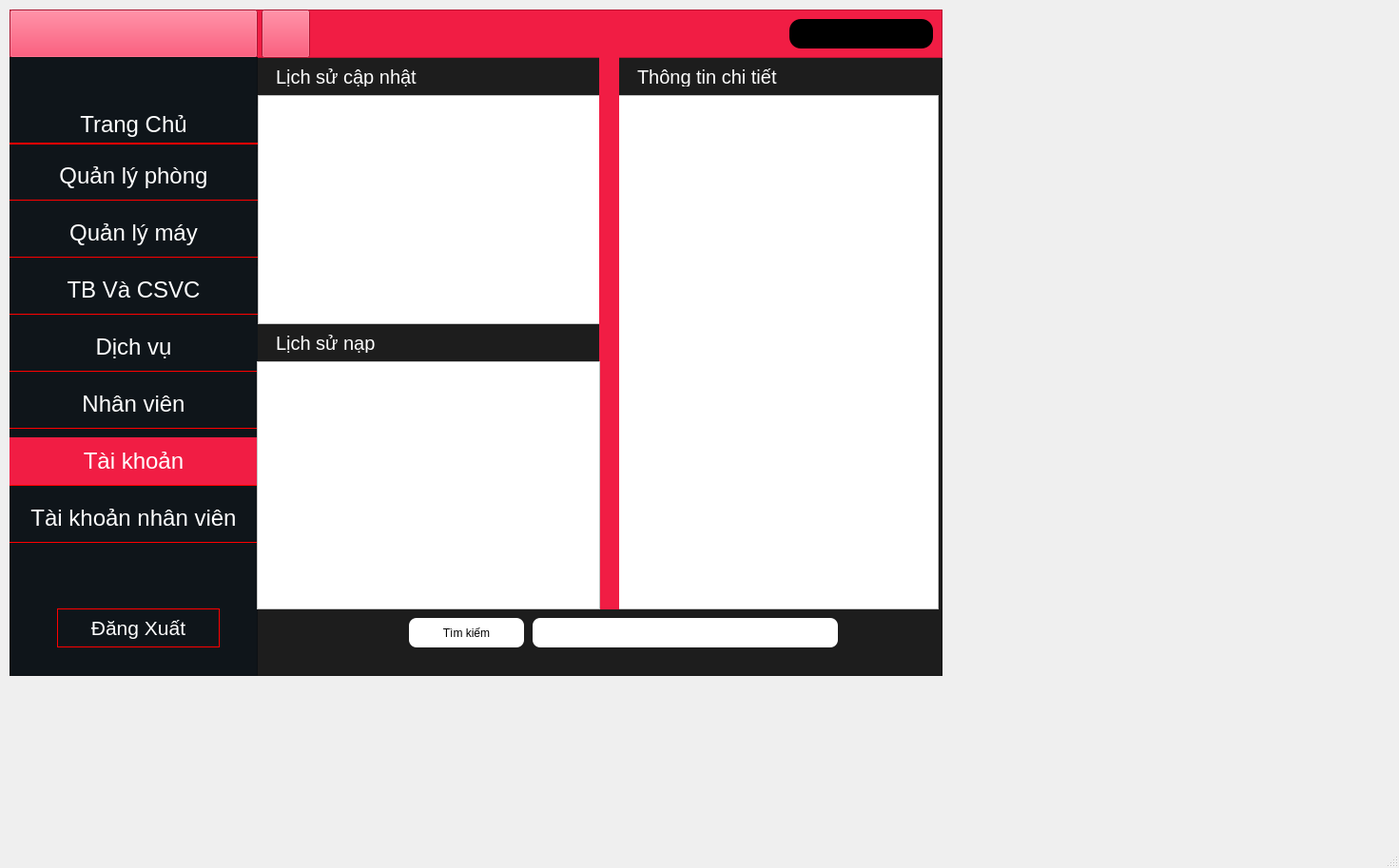
<?xml version="1.0" encoding="UTF-8"?>
<ui version="4.0">
 <class>MainWindow</class>
 <widget class="QMainWindow" name="MainWindow">
  <property name="geometry">
   <rect>
    <x>0</x>
    <y>0</y>
    <width>1471</width>
    <height>913</height>
   </rect>
  </property>
  <property name="windowTitle">
   <string>MainWindow</string>
  </property>
  <widget class="QWidget" name="centralwidget">
   <widget class="QFrame" name="frame">
    <property name="geometry">
     <rect>
      <x>10</x>
      <y>10</y>
      <width>981</width>
      <height>701</height>
     </rect>
    </property>
    <property name="styleSheet">
     <string notr="true">background-color:#1D1D1D;</string>
    </property>
    <property name="frameShape">
     <enum>QFrame::StyledPanel</enum>
    </property>
    <property name="frameShadow">
     <enum>QFrame::Raised</enum>
    </property>
    <widget class="QFrame" name="frame_2">
     <property name="geometry">
      <rect>
       <x>0</x>
       <y>0</y>
       <width>981</width>
       <height>51</height>
      </rect>
     </property>
     <property name="styleSheet">
      <string notr="true">background-color: #F11D44;</string>
     </property>
     <property name="frameShape">
      <enum>QFrame::StyledPanel</enum>
     </property>
     <property name="frameShadow">
      <enum>QFrame::Raised</enum>
     </property>
     <widget class="QLabel" name="lb_tentaikhoan">
      <property name="geometry">
       <rect>
        <x>820</x>
        <y>10</y>
        <width>151</width>
        <height>31</height>
       </rect>
      </property>
      <property name="styleSheet">
       <string notr="true">color:white;
background-color:black;
border-radius:12px;</string>
      </property>
      <property name="text">
       <string/>
      </property>
     </widget>
     <widget class="QPushButton" name="btn_home">
      <property name="geometry">
       <rect>
        <x>0</x>
        <y>0</y>
        <width>261</width>
        <height>51</height>
       </rect>
      </property>
      <property name="text">
       <string/>
      </property>
      <property name="icon">
       <iconset>
        <normaloff>../Icon &amp; image/Logo-Transparent-01.png</normaloff>../Icon &amp; image/Logo-Transparent-01.png</iconset>
      </property>
      <property name="iconSize">
       <size>
        <width>150</width>
        <height>200</height>
       </size>
      </property>
     </widget>
     <widget class="QPushButton" name="btn_back">
      <property name="geometry">
       <rect>
        <x>265</x>
        <y>0</y>
        <width>51</width>
        <height>51</height>
       </rect>
      </property>
      <property name="text">
       <string/>
      </property>
      <property name="icon">
       <iconset>
        <normaloff>../Icon &amp; image/2203523_arrow_back_botton_left_icon.ico</normaloff>../Icon &amp; image/2203523_arrow_back_botton_left_icon.ico</iconset>
      </property>
      <property name="iconSize">
       <size>
        <width>40</width>
        <height>40</height>
       </size>
      </property>
     </widget>
    </widget>
    <widget class="QFrame" name="frame_3">
     <property name="geometry">
      <rect>
       <x>0</x>
       <y>50</y>
       <width>261</width>
       <height>651</height>
      </rect>
     </property>
     <property name="styleSheet">
      <string notr="true">background-color:#0F151A;</string>
     </property>
     <property name="frameShape">
      <enum>QFrame::StyledPanel</enum>
     </property>
     <property name="frameShadow">
      <enum>QFrame::Raised</enum>
     </property>
     <widget class="QPushButton" name="btn_dangxuat">
      <property name="geometry">
       <rect>
        <x>50</x>
        <y>580</y>
        <width>171</width>
        <height>41</height>
       </rect>
      </property>
      <property name="font">
       <font>
        <pointsize>16</pointsize>
       </font>
      </property>
      <property name="styleSheet">
       <string notr="true">border: 1px solid red;
color:white;</string>
      </property>
      <property name="text">
       <string>Đăng Xuất</string>
      </property>
     </widget>
     <widget class="QPushButton" name="btn_trangchu">
      <property name="geometry">
       <rect>
        <x>0</x>
        <y>51</y>
        <width>261</width>
        <height>41</height>
       </rect>
      </property>
      <property name="font">
       <font>
        <pointsize>18</pointsize>
       </font>
      </property>
      <property name="styleSheet">
       <string notr="true">border: 2px solid red;
color:white;
border-left:none;
border-top:none;
border-right:none;
</string>
      </property>
      <property name="text">
       <string>Trang Chủ</string>
      </property>
     </widget>
     <widget class="QPushButton" name="btn_qlphong">
      <property name="geometry">
       <rect>
        <x>0</x>
        <y>100</y>
        <width>261</width>
        <height>51</height>
       </rect>
      </property>
      <property name="font">
       <font>
        <pointsize>18</pointsize>
        <underline>false</underline>
        <strikeout>false</strikeout>
       </font>
      </property>
      <property name="styleSheet">
       <string notr="true">border: 1px solid red;
color:white;
border-left:none;
border-top:none;
border-right:none;
</string>
      </property>
      <property name="text">
       <string>Quản lý phòng</string>
      </property>
     </widget>
     <widget class="QPushButton" name="btn_qlmay">
      <property name="geometry">
       <rect>
        <x>0</x>
        <y>160</y>
        <width>261</width>
        <height>51</height>
       </rect>
      </property>
      <property name="font">
       <font>
        <pointsize>18</pointsize>
       </font>
      </property>
      <property name="styleSheet">
       <string notr="true">border: 1px solid red;
color:white;
border-left:none;
border-top:none;
border-right:none;
</string>
      </property>
      <property name="text">
       <string>Quản lý máy</string>
      </property>
     </widget>
     <widget class="QPushButton" name="btn_tbcsvc">
      <property name="geometry">
       <rect>
        <x>0</x>
        <y>220</y>
        <width>261</width>
        <height>51</height>
       </rect>
      </property>
      <property name="font">
       <font>
        <pointsize>18</pointsize>
       </font>
      </property>
      <property name="styleSheet">
       <string notr="true">border: 1px solid red;
color:white;
border-left:none;
border-top:none;
border-right:none;
</string>
      </property>
      <property name="text">
       <string>TB Và CSVC</string>
      </property>
     </widget>
     <widget class="QPushButton" name="btn_dichvu">
      <property name="geometry">
       <rect>
        <x>0</x>
        <y>280</y>
        <width>261</width>
        <height>51</height>
       </rect>
      </property>
      <property name="font">
       <font>
        <pointsize>18</pointsize>
       </font>
      </property>
      <property name="styleSheet">
       <string notr="true">border: 1px solid red;
color:white;
border-left:none;
border-top:none;
border-right:none;
</string>
      </property>
      <property name="text">
       <string>Dịch vụ</string>
      </property>
     </widget>
     <widget class="QPushButton" name="btn_nhanvien">
      <property name="geometry">
       <rect>
        <x>0</x>
        <y>340</y>
        <width>261</width>
        <height>51</height>
       </rect>
      </property>
      <property name="font">
       <font>
        <pointsize>18</pointsize>
       </font>
      </property>
      <property name="styleSheet">
       <string notr="true">border: 1px solid red;
color:white;
border-left:none;
border-top:none;
border-right:none;
</string>
      </property>
      <property name="text">
       <string>Nhân viên</string>
      </property>
     </widget>
     <widget class="QPushButton" name="btn_tk">
      <property name="geometry">
       <rect>
        <x>0</x>
        <y>400</y>
        <width>261</width>
        <height>51</height>
       </rect>
      </property>
      <property name="font">
       <font>
        <pointsize>18</pointsize>
       </font>
      </property>
      <property name="styleSheet">
       <string notr="true">border: 1px solid red;
color:white;
border-left:none;
border-top:none;
border-right:none;
background-color:#F11D44;</string>
      </property>
      <property name="text">
       <string>Tài khoản</string>
      </property>
     </widget>
     <widget class="QPushButton" name="btn_tknhanvien">
      <property name="geometry">
       <rect>
        <x>0</x>
        <y>460</y>
        <width>261</width>
        <height>51</height>
       </rect>
      </property>
      <property name="font">
       <font>
        <pointsize>18</pointsize>
       </font>
      </property>
      <property name="styleSheet">
       <string notr="true">border: 1px solid red;
color:white;
border-left:none;
border-top:none;
border-right:none;
</string>
      </property>
      <property name="text">
       <string>Tài khoản nhân viên</string>
      </property>
     </widget>
    </widget>
    <widget class="QPushButton" name="pushButton_8">
     <property name="geometry">
      <rect>
       <x>270</x>
       <y>180</y>
       <width>221</width>
       <height>81</height>
      </rect>
     </property>
     <property name="font">
      <font>
       <pointsize>20</pointsize>
      </font>
     </property>
     <property name="styleSheet">
      <string notr="true">border:none</string>
     </property>
     <property name="text">
      <string/>
     </property>
     <property name="icon">
      <iconset>
       <normaloff>../../Downloads/Test 1-01.png</normaloff>../../Downloads/Test 1-01.png</iconset>
     </property>
     <property name="iconSize">
      <size>
       <width>250</width>
       <height>200</height>
      </size>
     </property>
    </widget>
    <widget class="QTableWidget" name="tb_taikhoan">
     <property name="geometry">
      <rect>
       <x>261</x>
       <y>90</y>
       <width>361</width>
       <height>241</height>
      </rect>
     </property>
     <property name="styleSheet">
      <string notr="true">background-color:white;</string>
     </property>
    </widget>
    <widget class="QTableWidget" name="tb_taikhoan_ls">
     <property name="geometry">
      <rect>
       <x>636</x>
       <y>90</y>
       <width>341</width>
       <height>541</height>
      </rect>
     </property>
     <property name="styleSheet">
      <string notr="true">background-color:white;</string>
     </property>
    </widget>
    <widget class="QLabel" name="label">
     <property name="geometry">
      <rect>
       <x>620</x>
       <y>50</y>
       <width>21</width>
       <height>581</height>
      </rect>
     </property>
     <property name="styleSheet">
      <string notr="true">background-color: #F11D44;</string>
     </property>
     <property name="text">
      <string/>
     </property>
    </widget>
    <widget class="QPushButton" name="btn_timkiem">
     <property name="geometry">
      <rect>
       <x>420</x>
       <y>640</y>
       <width>121</width>
       <height>31</height>
      </rect>
     </property>
     <property name="styleSheet">
      <string notr="true">border-radius:8px;
border:none;
color:black;
background-color:#fff;</string>
     </property>
     <property name="text">
      <string>Tìm kiếm</string>
     </property>
    </widget>
    <widget class="QLineEdit" name="txt_timkiem">
     <property name="geometry">
      <rect>
       <x>550</x>
       <y>640</y>
       <width>321</width>
       <height>31</height>
      </rect>
     </property>
     <property name="styleSheet">
      <string notr="true">border-radius:8px;
border:none;
color:black;
background-color:#fff;</string>
     </property>
    </widget>
    <widget class="QTableWidget" name="tb_taikhoan_2">
     <property name="geometry">
      <rect>
       <x>260</x>
       <y>370</y>
       <width>361</width>
       <height>261</height>
      </rect>
     </property>
     <property name="styleSheet">
      <string notr="true">background-color:white;</string>
     </property>
    </widget>
    <widget class="QLabel" name="label_2">
     <property name="geometry">
      <rect>
       <x>280</x>
       <y>60</y>
       <width>171</width>
       <height>21</height>
      </rect>
     </property>
     <property name="font">
      <font>
       <pointsize>15</pointsize>
      </font>
     </property>
     <property name="styleSheet">
      <string notr="true">color:White;</string>
     </property>
     <property name="text">
      <string>Lịch sử cập nhật</string>
     </property>
    </widget>
    <widget class="QLabel" name="label_3">
     <property name="geometry">
      <rect>
       <x>280</x>
       <y>340</y>
       <width>171</width>
       <height>21</height>
      </rect>
     </property>
     <property name="font">
      <font>
       <pointsize>15</pointsize>
      </font>
     </property>
     <property name="styleSheet">
      <string notr="true">color:White;</string>
     </property>
     <property name="text">
      <string>Lịch sử nạp </string>
     </property>
    </widget>
    <widget class="QLabel" name="label_4">
     <property name="geometry">
      <rect>
       <x>660</x>
       <y>60</y>
       <width>171</width>
       <height>21</height>
      </rect>
     </property>
     <property name="font">
      <font>
       <pointsize>15</pointsize>
      </font>
     </property>
     <property name="styleSheet">
      <string notr="true">color:White;</string>
     </property>
     <property name="text">
      <string>Thông tin chi tiết</string>
     </property>
    </widget>
   </widget>
  </widget>
  <widget class="QMenuBar" name="menubar">
   <property name="geometry">
    <rect>
     <x>0</x>
     <y>0</y>
     <width>1471</width>
     <height>24</height>
    </rect>
   </property>
  </widget>
  <widget class="QStatusBar" name="statusbar"/>
 </widget>
 <resources/>
 <connections/>
</ui>
